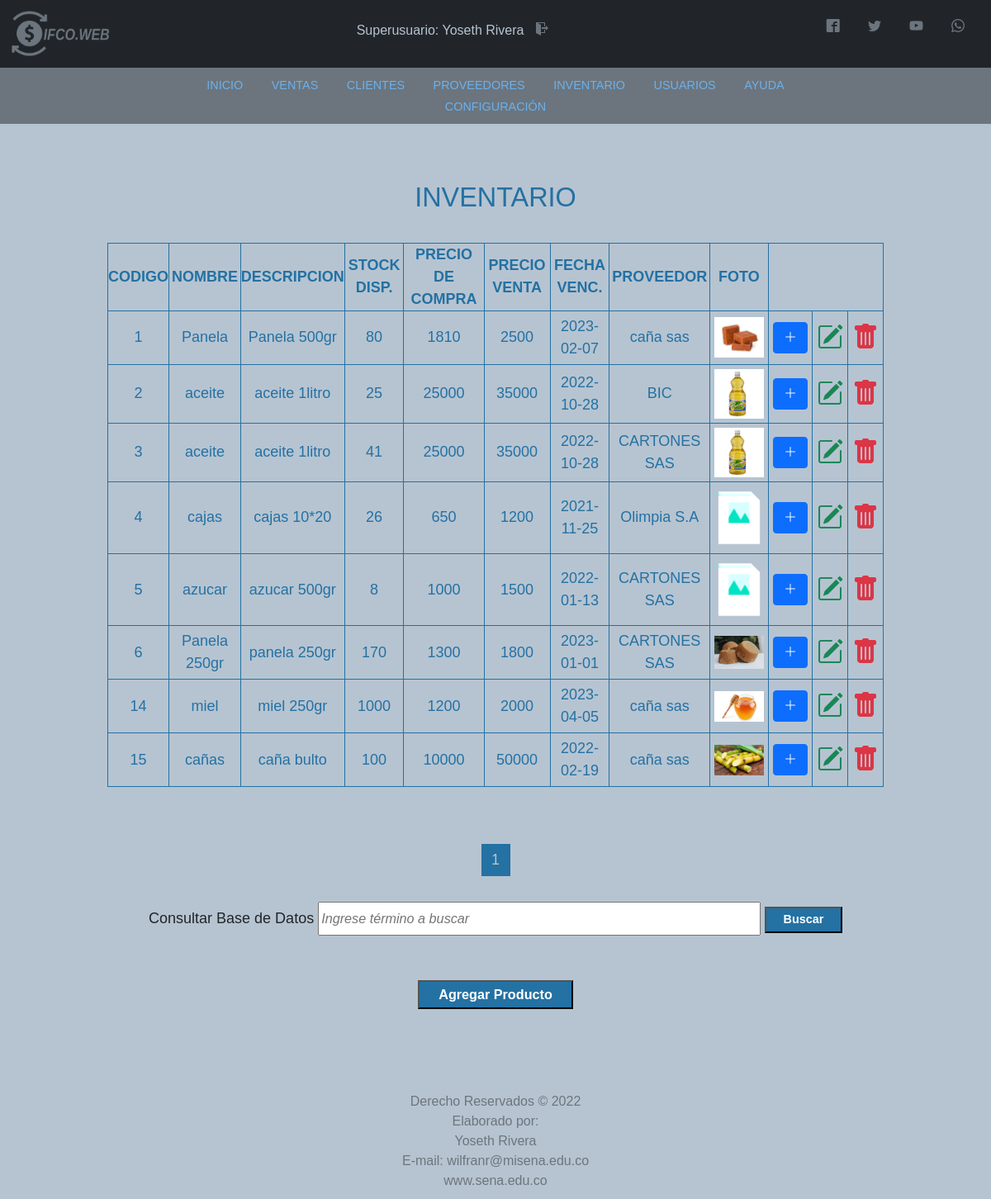
Screenshot of /Vista/html/inventarios.php (signed in) with the database file from the repository.
### tables this page shows
CREATE TABLE `usuario` (
  `codUsuario` int(11) NOT NULL,
  `id` varchar(20) DEFAULT NULL,
  `tipoId` varchar(11) DEFAULT NULL,
  `nombre` varchar(50) DEFAULT NULL,
  `direccion` text NOT NULL,
  `telefono` varchar(20) NOT NULL,
  `correo` varchar(100) DEFAULT NULL,
  `usuario` varchar(15) DEFAULT NULL,
  `clave` varchar(100) DEFAULT NULL,
  `rol` varchar(20) DEFAULT NULL
);

CREATE TABLE `producto` (
  `codproducto` int(11) NOT NULL,
  `nombre` varchar(50) DEFAULT NULL,
  `descripcion` varchar(100) DEFAULT NULL,
  `proveedor` int(11) DEFAULT NULL,
  `costo` decimal(11,0) DEFAULT NULL,
  `precio` decimal(11,0) DEFAULT NULL,
  `cantidad` int(11) DEFAULT NULL,
  `date_add` datetime NOT NULL DEFAULT current_timestamp(),
  `fechaVencimiento` date NOT NULL,
  `usuario_id` int(11) NOT NULL,
  `estatus` int(11) NOT NULL DEFAULT 1,
  `foto` text DEFAULT NULL
);

CREATE TABLE `proveedor` (
  `codproveedor` int(11) NOT NULL,
  `id` varchar(20) DEFAULT NULL,
  `tipoIdProveedor` varchar(3) DEFAULT NULL,
  `proveedor` varchar(100) DEFAULT NULL,
  `contacto` varchar(100) DEFAULT NULL,
  `telefono` varchar(20) DEFAULT NULL,
  `direccion` text DEFAULT NULL,
  `correo` varchar(100) NOT NULL
);

### Vista/html/inventarios.php (the view, shortened to what this page needs)
<?php
include '../../includes/conexion.php';
include '../../includes/header.php';
include '../../includes/nav.php';
include '../../includes/script.php';
if ($_SESSION['rol'] == 'Administrador' || $_SESSION['rol'] == 'Vendedor' || $_SESSION['rol'] == 'Superusuario') {
?>
    <!DOCTYPE html>
    <html lang="es">
    <head>
        <link rel="stylesheet" href="estilos.css">
        <link rel="stylesheet" href="font.css">
    </head>
    <body>
        <div class="container-tabla-usuarios">
            <h1>INVENTARIO</h1><br>
            <table class="tabla-usuarios">
                <th>CODIGO</th>
                <th>NOMBRE</th>
                <th>DESCRIPCION</th>
                <th>STOCK DISP.</th>
                <th>PRECIO DE COMPRA</th>
                <th>PRECIO VENTA</th>
                <th>FECHA VENC.</th>
                <th>PROVEEDOR</th>
                <th>FOTO</th>
                <?php
                $sql_register = mysqli_query($conexion, "SELECT COUNT(*) as total_registro FROM producto");
                $result_register = mysqli_fetch_array($sql_register);
                $total_registro = $result_register['total_registro'];
                $por_pagina = 10;
                if (empty($_GET['pagina'])) {
                    $pagina = 1;
                } else {
                    $pagina = $_GET['pagina'];
                }
                $desde = ($pagina - 1) * $por_pagina;
                $total_paginas = ceil($total_registro / $por_pagina);
                $query = mysqli_query($conexion, "SELECT p.codproducto, p.nombre, p.descripcion, p.cantidad, p.costo, p.precio, p.fechaVencimiento, pr.proveedor, p.foto FROM producto p INNER JOIN proveedor pr ON p.proveedor = pr.codproveedor WHERE p.estatus = 1 ORDER BY codproducto LIMIT $desde, $por_pagina");
                $result = mysqli_num_rows($query);
                if ($result > 0) {
                    while ($data = mysqli_fetch_array($query)) {
                        if ($data['foto'] != 'img_producto.png') {
                            $foto = '../img/uploads/' . $data['foto'];
                        } else {
                            $foto = '../img/uploads/img_producto.png';
                        }
                ?>
                        <tr>
                            <td><?php echo $data['codproducto'] ?></td>
                            <td><?php echo $data['nombre'] ?></td>
                            <td><?php echo $data['descripcion'] ?></td>
                            <td class="celCantidad"><?php echo $data['cantidad'] ?></td>
                            <td class="celCosto"><?php echo $data['costo'] ?></td>
                            <td><?php echo $data['precio'] ?></td>
                            <td><?php echo $data['fechaVencimiento'] ?></td>
                            <td><?php echo $data['proveedor'] ?></td>
                            <td><a href="<?php echo $foto; ?>" target="blank"><img src="<?php echo $foto; ?>" alt="<?php echo $data['nombre'] ?>" width="60px"></a></td>
                            <td>
                                <button type="button" class="btn btn-primary add_product" product="<?php echo $data['codproducto']; ?>" data-bs-toggle="modal" data-bs-target="#exampleModal">
                                    <i class="bi bi-plus-lg"></i>
                                </button>
        </div>
        </td>
        <td><a href="edit_product.php?usr=<?php echo $data['codproducto'] ?>"><i class="bi bi-pencil-square" style="font-size: 2rem; color: #198754;"></i></a></td>
        <td><a href="../../Controlador/delete_product.php?usr=<?php echo $data['codproducto'] ?>"><i class="bi bi-trash-fill" style="font-size: 2rem; color: #dc3545;"></i></a></td>
        </tr>
<?php
                    }
                }
?>
</table><br><br>
<div class="paginador">
    <ul>
        <?php
        for ($i = 1; $i <= $total_paginas; $i++) {
            if ($i == $pagina) {
                echo '<li class="pageSelected" >' . $i . '</li>';
            } else {
                echo '<li><a href="?pagina=' . $i . '">' . $i . '</a></li>';
            }
        }
        ?>
    </ul>
</div>
<form action="search_product.php" method="GET">
    <label id="buscar" for="buscar">Consultar Base de Datos </label>
    <input type="text" class="control-buscar" id="busqueda" name="search" placeholder="Ingrese término a buscar">
    <input class="btn-buscar" type="submit" value="Buscar" name="buscar"><br><br><br>
</form>
<a href="new_product2.php"><input class="btn-crear" type="button" value="Agregar Producto"></a>
    </body>
<?php include '../../includes/footer.php';
} else {
    echo '<script>
            UserNoAccess()
        </script>';
}
?>
    </html>

### includes/header.php (shortened to what this page needs)
<?php
include 'conexion.php';
$id = $_SESSION['id'];
$sentence = "SELECT nombre, rol, codUsuario FROM usuario WHERE id = '" . $id . "' ";
$result = $conexion->query($sentence);
$row = $result->fetch_assoc();
?>
<!DOCTYPE html>
<html lang="es">
<head>
    <link rel="stylesheet" href="../css/estilos.css">
    <link rel="stylesheet" href="../../font.css">
</head>
<body>
    <nav class="navbar navbar-dark bg-dark">
        <div class="container-fluid">
            <a class="navbar-brand" href="panel_principal.php"><img src="../img/LOGO_gris.png" alt="logo" width="130px"></a>
            <h4 id="user">
                <?php
                echo utf8_decode($row['rol']);
                echo ": ";
                echo utf8_decode($row['nombre']);
                ?>
                <a href="../../Controlador/exit.php" class="icon-salir icon-exit"></a>
            </h4>
            <div class="redes">
                <ul>
                    <li>
                        <a href="https://es-es.facebook.com/" class="icon icon-facebook2" target="blank"></a>
                        <a href="https://twitter.com/" class="icon icon-twitter" target="blank"></a>
                        <a href="https://www.youtube.com/" class="icon icon-youtube" target="blank"></a>
                        <a href="https://www.whatsapp.com" class="icon icon-whatsapp" target="blank"></a>
                    </li>
                </ul>
            </div>
        </div>
    </nav>
</body>
</html>

### Vista/css/estilos.css (style rules this page uses)
* { margin: 0; padding: 0; }
body { background-color: #b6c4d1 !important; font-family: Zona Pro, Sans-Serif; }
#user { color: #b6c4d1; font-size: medium; }
.icon { color: #6c757d; text-decoration: none; padding: 10px; margin-right: 10px; }
.icon-salir { color: #6c757d; text-decoration: none; padding: 10px; margin-right: 10px; }
.container-tabla-usuarios { display: block; padding: 10px; margin-left: 10%; margin-top: 5%; width: 80%; text-align: center; font-size: large; }
.container-tabla-usuarios h1 { color: #2471A3; font-size: 1.8em; }
.tabla-usuarios { width: 100%; height: 100%; color: #2471A3; border: solid #2471A3 1px; }
.tabla-usuarios tr th { border: solid #2471A3 1px; }
.tabla-usuarios td { border: solid #2471A3 1px; height: 20px; padding: 5px; }
.btn-buscar { width: 10%; height: 2.2em; background-color: #2471A3; color: white; font-size: 0.8em; cursor: pointer; font-weight: bold; }
.control-buscar { font-size: 0.9em; width: 57%; font-style: italic; padding: 6px 2px; }
.btn-crear { width: 20%; height: 2.2em; background-color: #2471A3; color: white; font-size: 0.9em; cursor: pointer; font-weight: bold; }
.paginador ul { padding: 15px; list-style: none; display: flex; justify-content: center; }
.paginador a, .pageSelected { color: #2471A3; border: solid #2471A3 1px; padding: 5px; display: inline-block; text-align: center; width: 35px; text-decoration: none; }
.pageSelected { background-color: #2471A3; color: #b6c4d1; }

### rows the page displays
usuario: rol "Superusuario", nombre "Yoseth Rivera"
producto: codproducto "1", nombre "Panela", descripcion "Panela 500gr", cantidad "80", costo "1810", precio "2500", fechaVencimiento "2023-02-07", proveedor.proveedor "caña sas", foto (picture)
producto: codproducto "2", nombre "aceite", descripcion "aceite 1litro", cantidad "25", costo "25000", precio "35000", fechaVencimiento "2022-10-28", proveedor.proveedor "BIC", foto+nombre (picture)
producto: codproducto "3", nombre "aceite", descripcion "aceite 1litro", cantidad "41", costo "25000", precio "35000", fechaVencimiento "2022-10-28", proveedor.proveedor "CARTONES SAS", foto+nombre (picture)
producto: codproducto "4", nombre "cajas", descripcion "cajas 10*20", cantidad "26", costo "650", precio "1200", fechaVencimiento "2021-11-25", proveedor.proveedor "Olimpia S.A", foto (picture)
producto: codproducto "5", nombre "azucar", descripcion "azucar 500gr", cantidad "8", costo "1000", precio "1500", fechaVencimiento "2022-01-13", proveedor.proveedor "CARTONES SAS", foto (picture)
producto: codproducto "6", nombre "Panela 250gr", descripcion "panela 250gr", cantidad "170", costo "1300", precio "1800", fechaVencimiento "2023-01-01", proveedor.proveedor "CARTONES SAS", foto (picture)
producto: codproducto "14", nombre "miel", descripcion "miel 250gr", cantidad "1000", costo "1200", precio "2000", fechaVencimiento "2023-04-05", proveedor.proveedor "caña sas", foto (picture)
producto: codproducto "15", nombre "cañas", descripcion "caña bulto", cantidad "100", costo "10000", precio "50000", fechaVencimiento "2022-02-19", proveedor.proveedor "caña sas", foto (picture)
